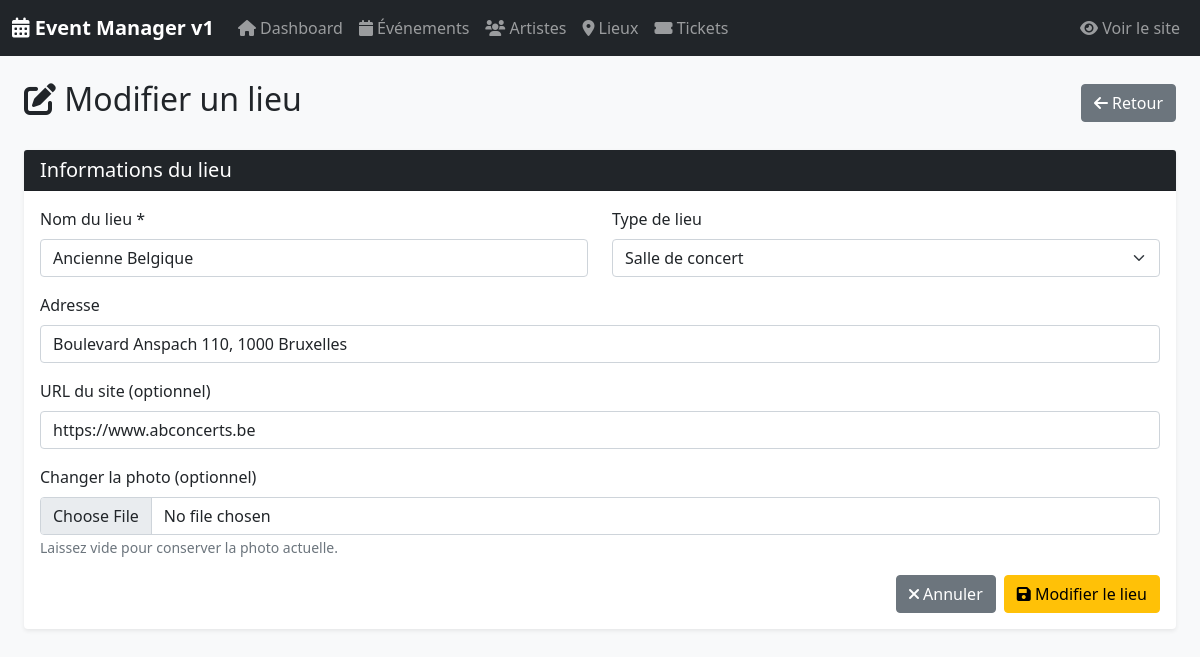
The app's page /admin/lieu_modifier.php?id=3 with its own data.
### tables this page shows
CREATE TABLE `venue` (
  `id_venue` int(11) NOT NULL,
  `nom` varchar(255) NOT NULL,
  `type` varchar(100) DEFAULT NULL,
  `adresse` varchar(255) DEFAULT NULL,
  `url` varchar(255) DEFAULT NULL,
  `photo` varchar(255) DEFAULT NULL
);

### classes/Venue.php (called while the page is built, shortened)
<?php
class Venue {
    private $conn;
    private $table = 'venue';
    public function __construct($db) {
        $this->conn = $db;
    }
    public function lireUn($id) {
        $query = "SELECT * FROM " . $this->table . " WHERE id_venue = :id";
        $stmt = $this->conn->prepare($query);
        $stmt->bindParam(':id', $id);
        $stmt->execute();
        return $stmt->fetch(PDO::FETCH_ASSOC);
    }
}
?>

### admin/lieu_modifier.php (the view, shortened to what this page needs)
<?php
require_once '../classes/Venue.php';
$database = new Database();
$db = $database->getConnection();
$venue = new Venue($db);
$id = $_GET['id'] ?? 0;
$venueData = $venue->lireUn($id);
include 'includes/header.php';
?>
<div class="container-fluid">
    <div class="d-flex justify-content-between align-items-center mb-4">
        <h2><i class="fas fa-edit"></i> Modifier un lieu</h2>
        <a href="lieux.php" class="btn btn-secondary">
            <i class="fas fa-arrow-left"></i> Retour
        </a>
    </div>
    <div class="card">
        <div class="card-header bg-dark text-white">
            <h5 class="mb-0">Informations du lieu</h5>
        </div>
        <div class="card-body">
            <form method="POST" enctype="multipart/form-data">
                <div class="row">
                    <div class="col-md-6">
                        <div class="mb-3">
                            <label class="form-label">Nom du lieu *</label>
                            <input type="text" name="nom" class="form-control"
                                   value="<?= htmlspecialchars($venueData['nom']) ?>" required>
                        </div>
                    </div>
                    <div class="col-md-6">
                        <div class="mb-3">
                            <label class="form-label">Type de lieu</label>
                            <select name="type" class="form-select">
                                <option value="Salle de concert" <?= $venueData['type'] === 'Salle de concert' ? 'selected' : '' ?>>Salle de concert</option>
                            </select>
                        </div>
                    </div>
                </div>
                <div class="mb-3">
                    <label class="form-label">Adresse</label>
                    <input type="text" name="adresse" class="form-control"
                           value="<?= htmlspecialchars($venueData['adresse']) ?>">
                </div>
                <div class="mb-3">
                    <label class="form-label">URL du site (optionnel)</label>
                    <input type="url" name="url" class="form-control"
                           value="<?= htmlspecialchars($venueData['url']) ?>">
                </div>
                <div class="mb-3">
                    <label class="form-label">Changer la photo (optionnel)</label>
                    <input type="file" name="photo" class="form-control" accept="image/*">
                    <small class="text-muted">Laissez vide pour conserver la photo actuelle.</small>
                </div>
                <div class="d-grid gap-2 d-md-flex justify-content-md-end">
                    <a href="lieux.php" class="btn btn-secondary">
                        <i class="fas fa-times"></i> Annuler
                    </a>
                    <button type="submit" class="btn btn-warning">
                        <i class="fas fa-save"></i> Modifier le lieu
                    </button>
                </div>
            </form>
        </div>
    </div>
</div>
<?php include 'includes/footer.php'; ?>

### admin/includes/header.php (style rules this page uses)
body { background-color: #f8f9fa; }
.card { border: none; box-shadow: 0 0.125rem 0.25rem rgba(0,0,0,0.075); }
.card-header { font-weight: 600; }

### records on screen
venue: nom "Ancienne Belgique", type "Salle de concert", adresse "Boulevard Anspach 110, 1000 Bruxelles", url "https://www.abconcerts.be"
